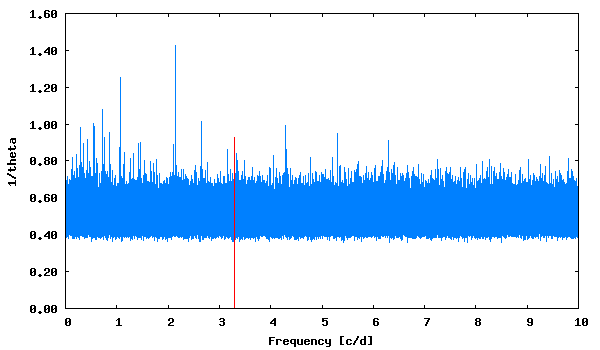

Here is the gnuplot script that generated this plot:
set term png size 600,350 medium
set colors classic
set output "phase_lc_9.lk.png"
set xlabel "Frequency [c/d]"
set ylabel "1/theta"
set format y "%5.2f"
plot [] "lk.periodogram" using 1:2 with lines linecolor 3 title "", "<echo '3.294928  0.93'" with impulses linecolor 1 title ""
 
